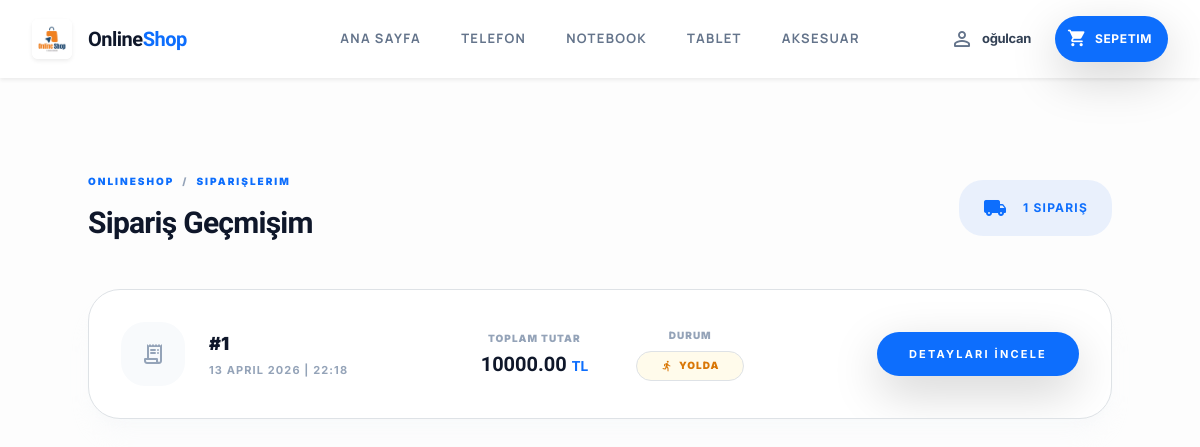
The app's page /siparislerim/ (signed in) with its own data.
### myapp/models.py (models this page shows, shortened)
class Category(models.Model):
    name = models.CharField(max_length=100, verbose_name="Kategori Adı")
    slug = models.SlugField(unique=True, blank=True, null=True)

class Order(models.Model):
    STATUS_CHOICES = [
        ('hazirlaniyor', 'Hazırlanıyor'),
        ('kargoya_verildi', 'Kargoya Verildi'),
        ('yolda', 'Yolda'),
        ('teslim_edildi', 'Teslim Edildi'),
    ]
    user = models.ForeignKey(User, on_delete=models.CASCADE, verbose_name="Müşteri")
    created_at = models.DateTimeField(auto_now_add=True, verbose_name="Sipariş Tarihi")
    total_price = models.DecimalField(max_digits=10, decimal_places=2, default=0.00, null=True, blank=True, verbose_name="Toplam Tutar")
    is_completed = models.BooleanField(default=False, verbose_name="Ödeme Tamamlandı mı?")
    status = models.CharField(max_length=20, choices=STATUS_CHOICES, default='hazirlaniyor', verbose_name="Sipariş Durumu")
    phone = models.CharField(max_length=15, verbose_name="Siparişteki Telefon", null=True, blank=True)
    city = models.CharField(max_length=50, verbose_name="Siparişteki Şehir", null=True, blank=True)
    address = models.TextField(verbose_name="Siparişteki Açık Adres", null=True, blank=True)

### myapp/views.py (the view)
# urls.py: path('siparislerim/', views.orders, name='orders'),
@login_required
def orders(request):
    categories = Category.objects.all()
    user_orders = Order.objects.filter(user=request.user, is_completed=True).order_by('-created_at')
    return render(request, 'orders.html', {'categories': categories, 'orders': user_orders})

### myapp/context_processors.py (called while the page is built)
def cart_count(request):
    cart = request.session.get('cart', {})
    count = sum(cart.values())
    return {'cart_total_quantity': count}

### myapp/html/orders.html (shortened to what this page needs)
{% extends 'base.html' %}
{% load static %}
{% block content %}
<main class="min-h-screen bg-[#fdfdfd] pt-24 pb-20 px-4">
    <div class="max-w-5xl mx-auto">
        <div class="flex flex-col md:flex-row items-center justify-between mb-12 gap-6">
            <div>
                <nav class="flex mb-3 text-[10px] font-black uppercase tracking-[0.2em] text-slate-400" aria-label="Breadcrumb">
                    <a href="{% url 'index' %}" class="hover:text-primary transition-colors text-decoration-none mr-2">OnlineShop</a>
                    <span class="mr-2">/</span>
                    <span class="text-primary">Siparişlerim</span>
                </nav>
                <h1 class="text-3xl font-display font-black tracking-tight text-slate-900 m-0">Sipariş Geçmişim</h1>
            </div>
            <div class="bg-primary/10 px-6 py-3 rounded-2xl flex items-center gap-3">
                <span class="material-icons-round text-primary">local_shipping</span>
                <span class="text-xs font-bold text-primary uppercase tracking-widest">
                    {% if orders %} {{ orders.count }} Sipariş {% else %} Henüz Sipariş Yok {% endif %}
                </span>
            </div>
        </div>
        {% if orders %}
            <div class="grid grid-cols-1 gap-6">
                {% for order in orders %}
                <div class="group bg-white rounded-[2rem] border border-slate-100 shadow-xl shadow-slate-100/30 overflow-hidden hover:shadow-2xl hover:border-primary/20 transition-all duration-500">
                    <div class="p-8 flex flex-col lg:flex-row items-center justify-between gap-8">
                        <div class="flex items-center gap-6">
                            <div class="w-16 h-16 rounded-2xl bg-slate-50 flex flex-col items-center justify-center text-slate-400 group-hover:bg-primary group-hover:text-white transition-colors duration-500">
                                <span class="material-icons-round text-2xl">receipt_long</span>
                            </div>
                            <div>
                                <h3 class="text-lg font-black text-slate-900 m-0 mb-1 group-hover:text-primary transition-colors">#{{ order.id }}</h3>
                                <p class="text-[11px] font-bold text-slate-400 uppercase tracking-widest m-0">{{ order.created_at|date:"d F Y | H:i" }}</p>
                            </div>
                        </div>
                        <div class="flex items-center gap-12">
                            <div class="text-center md:text-left">
                                <p class="text-[10px] font-black text-slate-400 uppercase tracking-widest mb-1">Toplam Tutar</p>
                                <p class="text-xl font-display font-black text-slate-900 m-0">{{ order.total_price }} <span class="text-sm font-bold text-primary">TL</span></p>
                            </div>
                            <div class="text-center md:text-left">
                                <p class="text-[10px] font-black text-slate-400 uppercase tracking-widest mb-2">Durum</p>
                                {% if order.status == 'teslim_edildi' %}
                                <span class="inline-flex items-center gap-1.5 px-4 py-1.5 bg-green-50 text-green-600 rounded-full text-[10px] font-black uppercase tracking-widest border border-green-100">
                                    <span class="material-icons-round text-xs">check_circle</span> Teslim Edildi
                                </span>
                                {% elif order.status == 'yolda' %}
                                <span class="inline-flex items-center gap-1.5 px-4 py-1.5 bg-amber-50 text-amber-600 rounded-full text-[10px] font-black uppercase tracking-widest border border-amber-100">
                                    <span class="material-icons-round text-xs">directions_run</span> Yolda
                                </span>
                                {% elif order.status == 'kargoya_verildi' %}
                                <span class="inline-flex items-center gap-1.5 px-4 py-1.5 bg-violet-50 text-violet-600 rounded-full text-[10px] font-black uppercase tracking-widest border border-violet-100">
                                    <span class="material-icons-round text-xs">local_shipping</span> Kargoya Verildi
                                </span>
                                {% else %}
                                <span class="inline-flex items-center gap-1.5 px-4 py-1.5 bg-blue-50 text-blue-600 rounded-full text-[10px] font-black uppercase tracking-widest border border-blue-100">
                                    <span class="material-icons-round text-xs">inventory_2</span> Hazırlanıyor
                                </span>
                                {% endif %}
                            </div>
                        </div>
                        <div class="w-full lg:w-auto">
                            <a href="{% url 'order_detail' order.id %}" class="block text-center px-8 py-3.5 bg-primary hover:bg-blue-600 text-white font-bold rounded-2xl transition-all shadow-lg shadow-primary/20 active:scale-95 text-[11px] uppercase tracking-[0.2em] text-decoration-none">
                                Detayları İncele
                            </a>
                        </div>
                    </div>
                </div>
                {% endfor %}
            </div>
        {% endif %}
    </div>
</main>
{% endblock %}

### myapp/templates/_header.html (shortened to what this page needs)
{% load static %}
<nav class="fixed top-0 w-full z-1030 bg-white/80 backdrop-blur-xl border-b border-slate-200/60 shadow-sm transition-all duration-300" style="position: sticky; z-index: 1030;">
<div class="flex justify-between items-center px-8 py-3 max-w-screen-2xl mx-auto relative">
    <a href="{% url 'index' %}" class="flex-shrink-0 flex items-center gap-3 cursor-pointer active:scale-95 duration-200 ease-out text-decoration-none">
        <img src="{% static 'images/logo.avif' %}" class="h-10 w-auto rounded-md shadow-sm" alt="OnlineShop Logo" />
        <span class="text-xl font-extrabold tracking-tight text-slate-900 font-display m-0">Online<span class="text-primary">Shop</span></span>
    </a>
    <div class="hidden md:flex items-center gap-10 absolute left-1/2 -translate-x-1/2">
        <a class="text-[13px] font-bold tracking-widest uppercase font-manrope text-decoration-none transition-all hover:text-primary {% if request.path == '/' %}text-primary border-b-2 border-primary pb-1{% else %}text-slate-500 hover:opacity-80{% endif %}" href="{% url 'index' %}">Ana Sayfa</a>
        {% for cat in categories %}
            <a class="text-[13px] font-bold tracking-widest uppercase font-manrope text-decoration-none transition-all hover:text-primary {% if request.path == '/kategori/'|add:cat.slug|add:'/' %}text-primary border-b-2 border-primary pb-1{% else %}text-slate-500 hover:opacity-80{% endif %}" href="{% url 'category_list' cat.slug %}">
                {{ cat.name }}
            </a>
        {% endfor %}
    </div>
    <div class="flex items-center gap-1">
        <div class="relative group hidden md:block">
            <button data-account-toggle class="flex items-center gap-2 h-10 px-3 text-slate-500 hover:text-primary hover:bg-slate-50 rounded-full active:scale-95 duration-300 ease-out transition-all border-0 bg-transparent hover:scale-105 cursor-pointer">
                <span class="material-icons-round text-2xl pointer-events-none">person_outline</span>
                {% if user.is_authenticated %}
                    <span class="text-[13px] font-bold text-slate-700 tracking-tight group-hover:text-primary transition-colors hidden lg:inline max-w-[120px] truncate">
                        {{ user.first_name|default:user.username|truncatechars:14 }}
                    </span>
                {% endif %}
            </button>
        </div>
        <a href="{% url 'cart' %}" class="flex items-center gap-2 pl-3 pr-4 py-2 bg-primary text-white rounded-full hover:bg-blue-600 hover:scale-105 active:scale-95 duration-300 ease-out transition-all text-decoration-none shadow-lg hover:shadow-primary/40 shadow-primary/20 relative ml-1">
            <div class="relative">
                <span class="material-icons-round text-xl">shopping_cart</span>
            </div>
            <span class="text-xs font-bold uppercase tracking-wider hidden sm:inline">Sepetim</span>
        </a>
    </div>
</div>
</nav>

### myapp/static/css/styles.css (style rules this page uses)
html, body { overflow-x: hidden; }
img { max-width: 100%; }

### myapp/html/base.html (style rules this page uses)
body { font-family: 'Inter', sans-serif; background-color: #ffffff; }

### records on screen
Category: name "TELEFON"
Category: name "NOTEBOOK"
Category: name "TABLET"
Category: name "AKSESUAR"
Order: id "1", created_at|H "13 APRIL 2026 | 22:18", total_price "10000.00", status "yolda" (drawn)

### other values on screen
{{ user.first_name|default:user.username|truncatechars:14 }} "oğulcan"
{{ orders.count }} "1"
